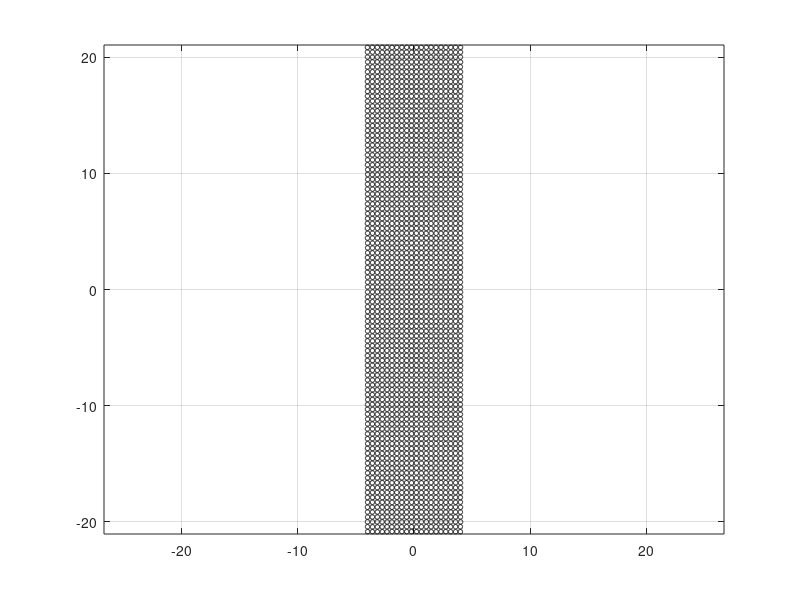

MATLAB code to generate this figure: (Note: this script raises an error after producing the figure.)
clear all
close all


Npx = 20;
Npy = 100;
Np = Npx*Npy;
a =0.1913417161825449;
dx = 2.2*a;
dx_rand = 0.1*a;
dy = 2.2*a;
dy_rand = dx_rand;
z = 1.2*a;

pos = zeros(Np,3);
pos(:,3) = z;
quat = zeros(Np,4);
quat(:,1) = 1;

for i = 1:Npx
    for j = 1:Npy
           pos((i-1)*Npy+j,1) = (i-1)*dx + rand*dx_rand;
           pos((i-1)*Npy+j,2) = (j-1)*dy + rand*dy_rand;
    end
end


pos(:,1) = pos(:,1) - mean(pos(:,1));
pos(:,2) = pos(:,2) - mean(pos(:,2));


theta = linspace(0,2*pi,100);


figure
hold on
for n=1:Np
    plot(pos(n,1)+a*cos(theta),pos(n,2)+a*sin(theta),'-k')
end
axis equal
grid on
box on

folder = 'Structures';
filename =  ['Lattice_blobs_Np_' num2str(Np) ...
             '_a_' strrep(num2str(a),'.','_') ...
             '_Z_' strrep(num2str(z/a),'.','_') 'a'...
             '_dx_dy_'  strrep(num2str(dx/a),'.','_') '_' strrep(num2str(dy/a),'.','_') 'a' ]
         
dlmwrite([folder '/' filename '.clones'],[pos quat], ' ')
